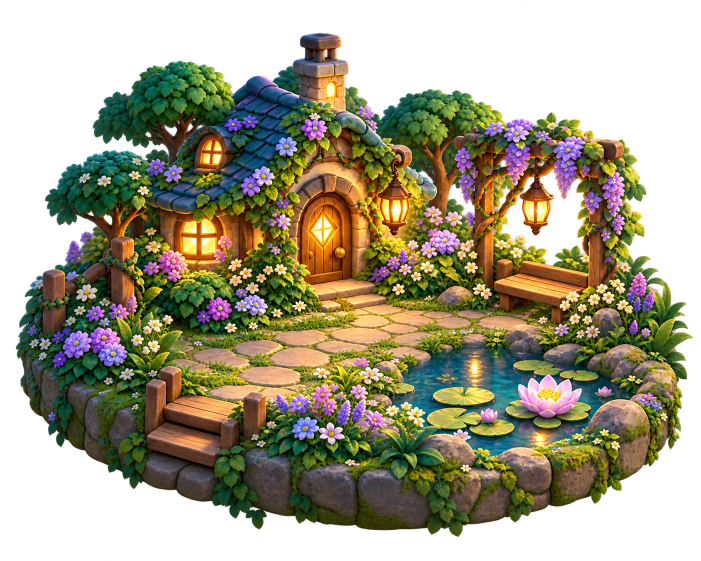
#> input picture assets/scenes/garden-island.webp, 1402 x 1122 px, given in place of exec-6c59f210-b693-42a1-9322-99d520821838.png, which was not available (shown at 1/2 size)
$ python package_polished_art.py ../assets/scenes/garden-island.webp
#> lines starting #> are read from the running program, lines starting #| are printed output that depends on the picture
"""Package the selected Imagegen outputs without repainting or distorting them."""
from pathlib import Path
import argparse
import json
from PIL import Image

ROOT = Path(__file__).resolve().parents[1]
ASSETS = [
    ('daily', 'exec-6c59f210-b693-42a1-9322-99d520821838.png', 'assets/scenes/daily-office-v3.webp', None),
    ('workbench', 'exec-db557637-9b60-4ba7-b2da-742fe0fc6591.png', 'assets/scenes/potion-workbench-v3.webp', None),
    ('route', 'exec-7110e7e7-7a51-450d-b5f8-b5e2191c24b6.png', 'assets/scenes/woodland-route-v3.webp', None),
    ('ornament', 'exec-6a5c7e04-2d1d-4296-a6d2-7a1c5a283370.png', 'assets/ui/bloom-ornament-v3.webp', 256),
    ('plinth', 'exec-12d32635-f576-48ad-b591-e91e9ee08098.png', 'assets/ui/companion-plinth-v3.webp', 1024),
]

def main():
    parser = argparse.ArgumentParser()
    parser.add_argument('originals', type=Path)
    args = parser.parse_args()
    manifest = []
    for key, original, relative, maximum in ASSETS:
        with Image.open(args.originals / original) as source:
#> source is the input picture: PIL image 1402x1122 RGBA; mean R, G, B, A 70.7, 65.8, 41.1, 155.5
            image = source.convert('RGBA')
        crop = None
        if maximum:
            bounds = image.getchannel('A').point(lambda value: 255 if value > 8 else 0).getbbox()
            assert bounds
            crop = [max(0, bounds[0]-12), max(0, bounds[1]-12), min(image.width, bounds[2]+12), min(image.height, bounds[3]+12)]
            image = image.crop(crop)
            image.thumbnail((maximum, maximum), Image.Resampling.LANCZOS)
        else:
            image = image.convert('RGB')
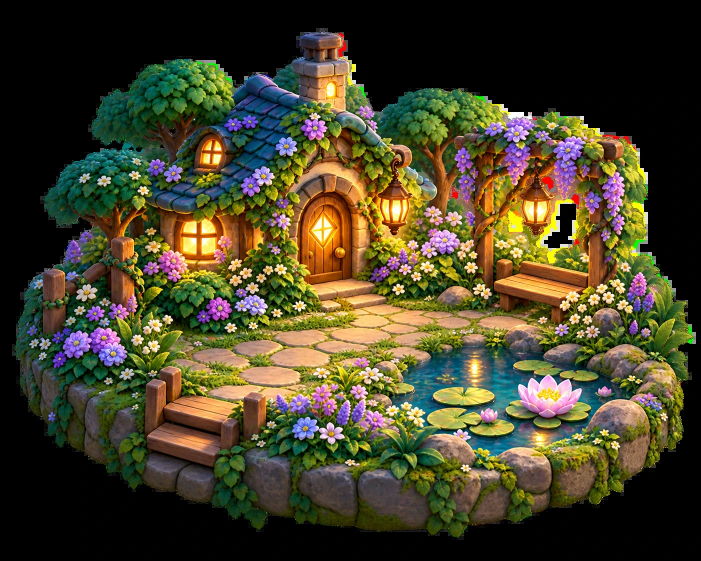
#> image: PIL image 1402x1122 RGB (shown at 1/2 size); mean R, G, B 70.7, 65.8, 41.1
        destination = ROOT / relative
        image.save(destination, 'WEBP', quality=94, method=6, lossless=key == 'ornament')
        manifest.append(dict(key=key, original=original, path=relative, width=image.width, height=image.height, alpha_margin_crop=crop, bytes=destination.stat().st_size))
#> pass 2 of the loop in main, `for key, original, relative, maximum in ASSETS:`:
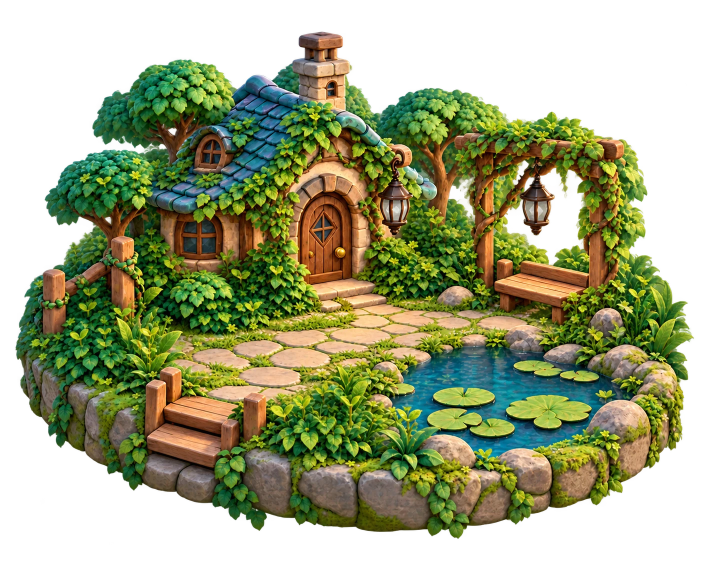
#> input picture assets/scenes/garden-start.webp, 1402 x 1122 px, given in place of exec-db557637-9b60-4ba7-b2da-742fe0fc6591.png, which was not available (shown at 1/2 size)
#> in main, source is the input picture: PIL image 1402x1122 RGBA; mean R, G, B, A 68.5, 74.8, 37, 158.7
#> in main, `image = image.convert('RGB')`:
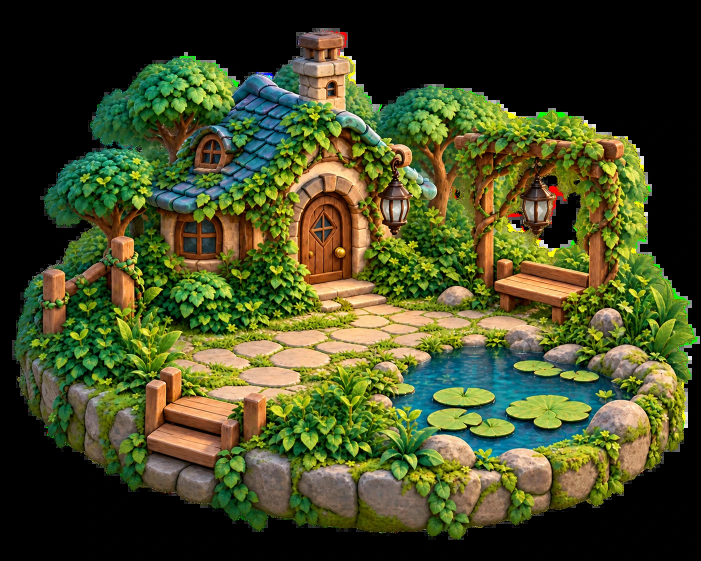
#> image: PIL image 1402x1122 RGB (shown at 1/2 size); mean R, G, B 68.5, 74.8, 37
    (ROOT / 'docs/POLISHED_ART_ASSETS.json').write_text(json.dumps(manifest, indent=2))
    definitions = ["// Selected project artwork; generated by package_polished_art.py.", 'class StoryArt {']
    definitions += [f"  static const {item['key']} = '{item['path']}';" for item in manifest]
    plinth = next(item for item in manifest if item['key'] == 'plinth')
    definitions += [f"  static const plinthAspect = {plinth['width']} / {plinth['height']};", '}']
    (ROOT / 'lib/ui/polished_art.dart').write_text('\n'.join(definitions) + '\n')
    print(json.dumps(manifest, indent=2))

if __name__ == '__main__':
#> (the run stopped early here; a loop or call above may not have finished)
